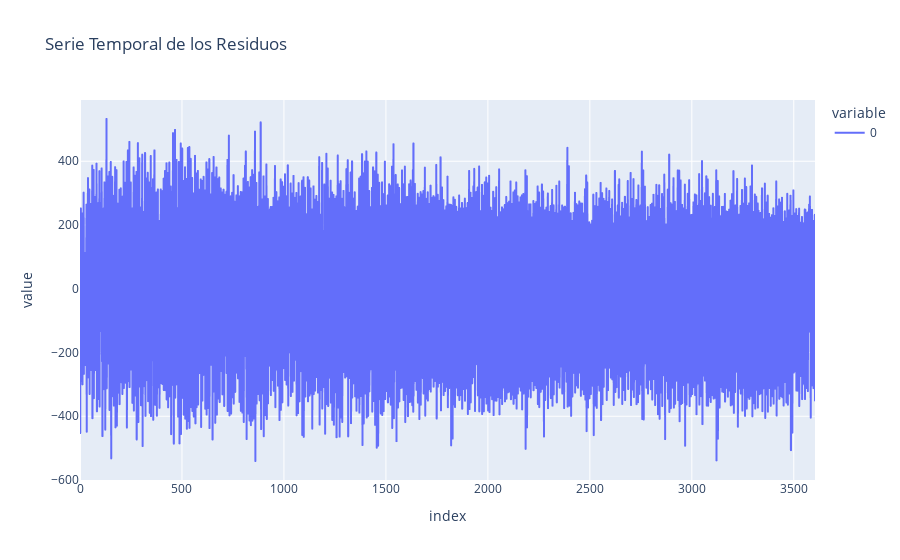
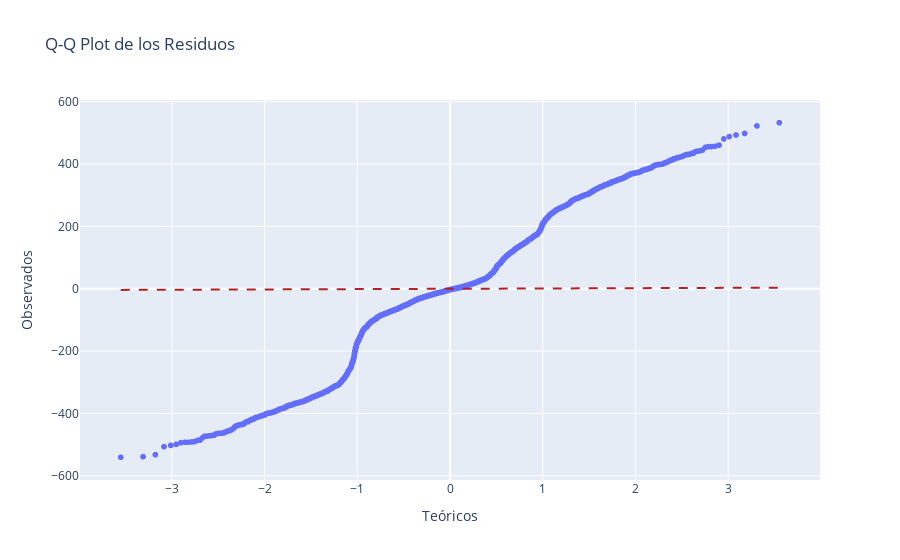

The cell these charts' notebook holds for them, in order:
### Markdown cell above
En la siguiente tabla se presentan las métricas de desempeño obtenidas en el conjunto de entrenamiento:

- MAE (Error Absoluto Medio): 143.96, lo cual representa el error promedio absoluto en las predicciones, mostrando una desviación moderada de los valores reales.
- MSE (Error Cuadrático Medio): 38526.11, una métrica que penaliza los errores grandes, lo que evidencia que algunos errores de predicción son significativos.
- MAPE (Error Absoluto Medio Porcentual): 8.18%, lo que indica un error porcentual relativamente bajo en comparación con el valor promedio de la serie temporal.
- RMSE (Raíz del Error Cuadrático Medio): 196.28, una métrica útil para interpretar la magnitud promedio de los errores en la misma escala que los datos originales.
- R² (Coeficiente de Determinación): -0.0328, un valor negativo que indica que el modelo no captura adecuadamente la variabilidad de los datos. Esto sugiere que el modelo podría no estar superando un modelo base, como la media.

Adicionalmente, se realizaron pruebas estadísticas para evaluar la independencia y normalidad de los residuos:

- Prueba de Ljung-Box (p-valor = 0.0): Los resultados indican que existe una autocorrelación significativa en los residuos, lo cual implica que el modelo no captura completamente la estructura temporal de la serie.
- Prueba de Jarque-Bera (p-valor = 0.000003): Este resultado confirma que los residuos no siguen una distribución normal, lo que puede afectar la validez de algunos supuestos estadísticos.

### Code cell
independence_normality(residuals, nlags_ljbox= 10)

### Figure 1 — Plotly figure (JSON) as saved in the notebook; plotly's stock layout.template omitted (floating-point values rounded to 4 significant figures; data arrays with more than 128 entries replaced by an {"elided": "..."} marker saying what was removed)
{"data": [{"hovertemplate": "variable=0<br>index=%{x}<br>value=%{y}<extra></extra>", "legendgroup": "0", "line": {"color": "#636efa", "dash": "solid"}, "marker": {"symbol": "circle"}, "mode": "lines", "name": "0", "showlegend": true, "type": "scattergl", "x": {"elided": "3605 int values"}, "xaxis": "x", "y": {"elided": "3605 float values"}, "yaxis": "y"}], "layout": {"legend": {"title": {"text": "variable"}, "tracegroupgap": 0}, "title": {"text": "Serie Temporal de los Residuos"}, "xaxis": {"anchor": "y", "domain": [0, 1], "title": {"text": "index"}}, "yaxis": {"anchor": "x", "domain": [0, 1], "title": {"text": "value"}}}}

### Figure 2 — Plotly figure (JSON) as saved in the notebook; plotly's stock layout.template omitted (floating-point values rounded to 4 significant figures; data arrays with more than 128 entries replaced by an {"elided": "..."} marker saying what was removed)
{"data": [{"hovertemplate": "Teóricos=%{x}<br>Observados=%{y}<extra></extra>", "legendgroup": "", "marker": {"color": "#636efa", "symbol": "circle"}, "mode": "markers", "name": "", "showlegend": false, "type": "scattergl", "x": {"elided": "3605 float values"}, "xaxis": "x", "y": {"elided": "3605 float values"}, "yaxis": "y"}], "layout": {"legend": {"tracegroupgap": 0}, "shapes": [{"line": {"color": "firebrick", "dash": "dash"}, "type": "line", "x0": -3.55, "x1": 3.55, "y0": -3.55, "y1": 3.55}], "title": {"text": "Q-Q Plot de los Residuos"}, "xaxis": {"anchor": "y", "domain": [0, 1], "title": {"text": "Teóricos"}}, "yaxis": {"anchor": "x", "domain": [0, 1], "title": {"text": "Observados"}}}}
